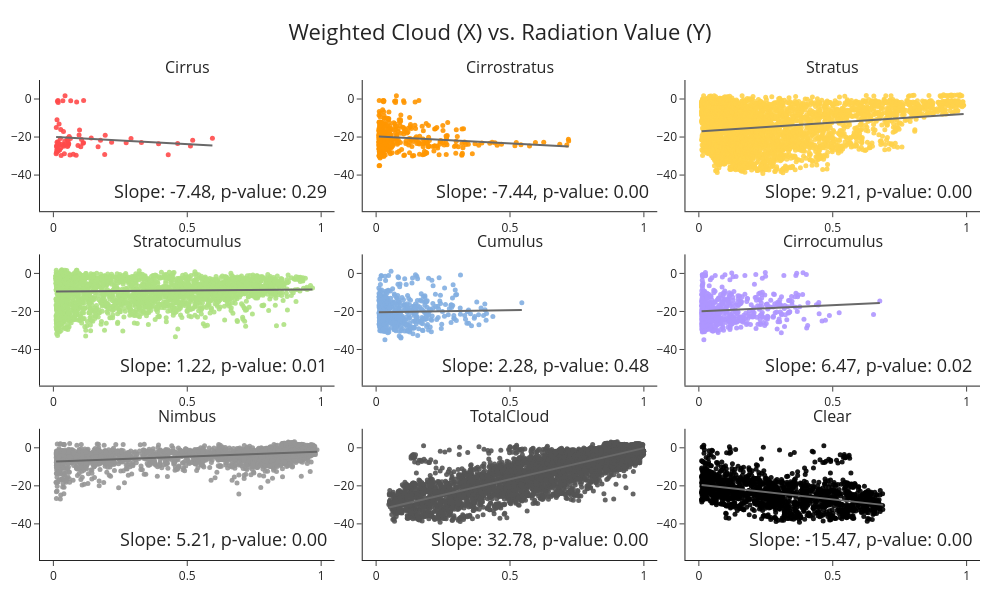

Write notebook code for a chart like this one.
### Code cell
y_var = 'Radiation Value'
# y_var = 'Temperature(C)'
# y_var = 'Absolute_Humidity(g/m^3)'

fig = make_subplots(
    rows=3, cols=3,
    shared_xaxes=False, shared_yaxes=False,
    horizontal_spacing=0.03, vertical_spacing=0.09,
    subplot_titles=[f.replace('_weighted', '') for f in features]
)

for idx, x_var in enumerate(features):
    row = (idx // 3) + 1
    col = (idx % 3) + 1
    x = df[x_var]
    y = df[y_var]
    mask = x > 0.01
    x = x[mask]
    y = y[mask]
    fig.add_trace(
        go.Scatter(
            x=x,
            y=y,
            mode='markers',
            marker=dict(size=5, opacity=0.9, color=colors[idx]),
            name=f'{x_var} vs {y_var}',
            showlegend=False
        ),
        row=row, col=col
    )
    temp_df = pd.DataFrame({'x': x, 'y': y}).dropna()
    x_clean = temp_df['x']
    y_clean = temp_df['y']
    if len(x_clean) > 1:
        slope, intercept, r_value, p_value, std_err = linregress(x_clean, y_clean)

        x_range = np.array([x_clean.min(), x_clean.max()])
        y_range = slope * x_range + intercept
        
        fig.add_trace(
            go.Scatter(
                x=x_range,
                y=y_range,
                mode='lines',
                line=dict(color='dimgrey', width=2),
                name='Regression Line'
            ),
            row=row,
            col=col
        )
        fig.add_annotation(
            x=0.98, y=0.05,
            xref="x domain",
            yref="y domain",
            text=f"Slope: {slope:.2f}, p-value: {p_value:.2f}",
            showarrow=False,
            row=row, col=col,
            align='right',
            font=dict(size=18),
            bgcolor="rgba(255, 255, 255, 0.5)"
        )

    fig.update_xaxes(range=[-0.05, 1.05], row=row, col=col)
    fig.update_yaxes(title_text=None, row=row, col=col)

if y_var == 'Radiation Value':
    fig.update_yaxes(range=[-59, 10])
elif y_var == 'Temperature(C)':
    fig.update_yaxes(range=[0, 30])    
elif y_var == 'Absolute_Humidity(g/m^3)':
    fig.update_yaxes(range=[-2, 25])

fig.update_layout(
    height=600,
    width=1000,
    title=dict(
        text=f'Weighted Cloud (X) vs. {y_var} (Y)',
        x=0.5,
        xanchor='center',
        font=dict(size=22)
    ),
    showlegend=False,
    margin=dict(r=20, l=40, t=80, b=40),
    template='simple_white'
)
fig.show()

### Figure 1 — Plotly figure (JSON) as saved in the notebook; plotly's stock layout.template omitted (floating-point values rounded to 4 significant figures; data arrays with more than 128 entries replaced by an {"elided": "..."} marker saying what was removed)
{"data": [{"marker": {"color": "#FF4B4B", "opacity": 0.9, "size": 5}, "mode": "markers", "name": "Cirrus_weighted vs Radiation Value", "showlegend": false, "type": "scatter", "x": [0.0573, 0.017, 0.0549, 0.0404, 0.1105, 0.1935, 0.0136, 0.0977, 0.0918, 0.0635, 0.1669, 0.176, 0.0535, 0.0959, 0.0146, 0.0128, 0.062, 0.0233, 0.0289, 0.0176, 0.085, 0.1916, 0.012, 0.4289, 0.0102, 0.041, 0.0743, 0.0277, 0.0548, 0.0381, 0.0212, 0.0184, 0.0426, 0.0553, 0.0263, 0.2899, 0.0354, 0.0647, 0.0172, 0.1024, 0.0131, 0.0138, 0.1129, 0.0435, 0.105, 0.1413, 0.0113, 0.0525, 0.0109, 0.0377, 0.0274, 0.0213, 0.0135, 0.0591, 0.2718, 0.3288, 0.2174, 0.5202, 0.4641, 0.0388, 0.3928, 0.0172, 0.5119, 0.0526, 0.5939, 0.1126, 0.019, 0.03, 0.0868, 0.0179, 0.0153], "xaxis": "x", "y": [-23.51, -22.49, -22.46, -23.98, -23.33, -19.07, -22.7, -16.28, -24.47, -20.78, -25.14, -21.67, -20.62, -18.88, -24.43, -26.74, -29.44, -26.86, -29.69, -27.34, -29.58, -29.16, -28.13, -29.29, -28.84, -28.81, -29.09, -25.8, -24.39, -24.87, -23.82, -22.98, -22.16, -23.64, -20.71, -20.72, -0.8479, -0.8548, -0.8308, -25.15, -25.25, -27.41, -0.726, 1.748, -21.33, -20.48, -24.67, -24.92, -15.0, -17.02, -16.04, -13.09, -10.95, -19.76, -23.02, -22.88, -22.75, -21.69, -23.33, -24.32, -23.55, -24.36, -24.77, -21.54, -20.69, -23.0, -24.16, -23.75, -1.564, -1.807, -1.113], "yaxis": "y"}, {"line": {"color": "dimgrey", "width": 2}, "mode": "lines", "name": "Regression Line", "type": "scatter", "x": [0.0102, 0.5939], "xaxis": "x", "y": [-20.04, -24.41], "yaxis": "y"}, {"marker": {"color": "#FF9600", "opacity": 0.9, "size": 5}, "mode": "markers", "name": "Cirrostratus_weighted vs Radiation Value", "showlegend": false, "type": "scatter", "x": {"elided": "364 float values"}, "xaxis": "x2", "y": {"elided": "364 float values"}, "yaxis": "y2"}, {"line": {"color": "dimgrey", "width": 2}, "mode": "lines", "name": "Regression Line", "type": "scatter", "x": [0.0102, 0.7191], "xaxis": "x2", "y": [-19.65, -24.92], "yaxis": "y2"}, {"marker": {"color": "#FFD24B", "opacity": 0.9, "size": 5}, "mode": "markers", "name": "Stratus_weighted vs Radiation Value", "showlegend": false, "type": "scatter", "x": {"elided": "3959 float values"}, "xaxis": "x3", "y": {"elided": "3959 float values"}, "yaxis": "y3"}, {"line": {"color": "dimgrey", "width": 2}, "mode": "lines", "name": "Regression Line", "type": "scatter", "x": [0.0101, 0.9889], "xaxis": "x3", "y": [-16.89, -7.876], "yaxis": "y3"}, {"marker": {"color": "#AFE182", "opacity": 0.9, "size": 5}, "mode": "markers", "name": "Stratocumulus_weighted vs Radiation Value", "showlegend": false, "type": "scatter", "x": {"elided": "2650 float values"}, "xaxis": "x4", "y": {"elided": "2650 float values"}, "yaxis": "y4"}, {"line": {"color": "dimgrey", "width": 2}, "mode": "lines", "name": "Regression Line", "type": "scatter", "x": [0.0101, 0.9677], "xaxis": "x4", "y": [-9.561, -8.394], "yaxis": "y4"}, {"marker": {"color": "#82AFE1", "opacity": 0.9, "size": 5}, "mode": "markers", "name": "Cumulus_weighted vs Radiation Value", "showlegend": false, "type": "scatter", "x": {"elided": "504 float values"}, "xaxis": "x5", "y": {"elided": "504 float values"}, "yaxis": "y5"}, {"line": {"color": "dimgrey", "width": 2}, "mode": "lines", "name": "Regression Line", "type": "scatter", "x": [0.0102, 0.5442], "xaxis": "x5", "y": [-20.43, -19.21], "yaxis": "y5"}, {"marker": {"color": "#AF96FF", "opacity": 0.9, "size": 5}, "mode": "markers", "name": "Cirrocumulus_weighted vs Radiation Value", "showlegend": false, "type": "scatter", "x": {"elided": "525 float values"}, "xaxis": "x6", "y": {"elided": "525 float values"}, "yaxis": "y6"}, {"line": {"color": "dimgrey", "width": 2}, "mode": "lines", "name": "Regression Line", "type": "scatter", "x": [0.0101, 0.6758], "xaxis": "x6", "y": [-19.86, -15.55], "yaxis": "y6"}, {"marker": {"color": "#969696", "opacity": 0.9, "size": 5}, "mode": "markers", "name": "Nimbus_weighted vs Radiation Value", "showlegend": false, "type": "scatter", "x": {"elided": "3287 float values"}, "xaxis": "x7", "y": {"elided": "3287 float values"}, "yaxis": "y7"}, {"line": {"color": "dimgrey", "width": 2}, "mode": "lines", "name": "Regression Line", "type": "scatter", "x": [0.0101, 0.9846], "xaxis": "x7", "y": [-7.159, -2.081], "yaxis": "y7"}, {"marker": {"color": "#555555", "opacity": 0.9, "size": 5}, "mode": "markers", "name": "TotalCloud_weighted vs Radiation Value", "showlegend": false, "type": "scatter", "x": {"elided": "6330 float values"}, "xaxis": "x8", "y": {"elided": "6330 float values"}, "yaxis": "y8"}, {"line": {"color": "dimgrey", "width": 2}, "mode": "lines", "name": "Regression Line", "type": "scatter", "x": [0.0475, 0.9993], "xaxis": "x8", "y": [-31.36, -0.1606], "yaxis": "y8"}, {"marker": {"color": "#000000", "opacity": 0.9, "size": 5}, "mode": "markers", "name": "Clear_weighted vs Radiation Value", "showlegend": false, "type": "scatter", "x": {"elided": "1577 float values"}, "xaxis": "x9", "y": {"elided": "1577 float values"}, "yaxis": "y9"}, {"line": {"color": "dimgrey", "width": 2}, "mode": "lines", "name": "Regression Line", "type": "scatter", "x": [0.0102, 0.687], "xaxis": "x9", "y": [-19.54, -30.01], "yaxis": "y9"}], "layout": {"annotations": [{"font": {"size": 16}, "showarrow": false, "text": "Cirrus", "x": 0.1567, "xanchor": "center", "xref": "paper", "y": 1, "yanchor": "bottom", "yref": "paper"}, {"font": {"size": 16}, "showarrow": false, "text": "Cirrostratus", "x": 0.5, "xanchor": "center", "xref": "paper", "y": 1, "yanchor": "bottom", "yref": "paper"}, {"font": {"size": 16}, "showarrow": false, "text": "Stratus", "x": 0.8433, "xanchor": "center", "xref": "paper", "y": 1, "yanchor": "bottom", "yref": "paper"}, {"font": {"size": 16}, "showarrow": false, "text": "Stratocumulus", "x": 0.1567, "xanchor": "center", "xref": "paper", "y": 0.6367, "yanchor": "bottom", "yref": "paper"}, {"font": {"size": 16}, "showarrow": false, "text": "Cumulus", "x": 0.5, "xanchor": "center", "xref": "paper", "y": 0.6367, "yanchor": "bottom", "yref": "paper"}, {"font": {"size": 16}, "showarrow": false, "text": "Cirrocumulus", "x": 0.8433, "xanchor": "center", "xref": "paper", "y": 0.6367, "yanchor": "bottom", "yref": "paper"}, {"font": {"size": 16}, "showarrow": false, "text": "Nimbus", "x": 0.1567, "xanchor": "center", "xref": "paper", "y": 0.2733, "yanchor": "bottom", "yref": "paper"}, {"font": {"size": 16}, "showarrow": false, "text": "TotalCloud", "x": 0.5, "xanchor": "center", "xref": "paper", "y": 0.2733, "yanchor": "bottom", "yref": "paper"}, {"font": {"size": 16}, "showarrow": false, "text": "Clear", "x": 0.8433, "xanchor": "center", "xref": "paper", "y": 0.2733, "yanchor": "bottom", "yref": "paper"}, {"align": "right", "bgcolor": "rgba(255, 255, 255, 0.5)", "font": {"size": 18}, "showarrow": false, "text": "Slope: -7.48, p-value: 0.29", "x": 0.98, "xref": "x domain", "y": 0.05, "yref": "y domain"}, {"align": "right", "bgcolor": "rgba(255, 255, 255, 0.5)", "font": {"size": 18}, "showarrow": false, "text": "Slope: -7.44, p-value: 0.00", "x": 0.98, "xref": "x2 domain", "y": 0.05, "yref": "y2 domain"}, {"align": "right", "bgcolor": "rgba(255, 255, 255, 0.5)", "font": {"size": 18}, "showarrow": false, "text": "Slope: 9.21, p-value: 0.00", "x": 0.98, "xref": "x3 domain", "y": 0.05, "yref": "y3 domain"}, {"align": "right", "bgcolor": "rgba(255, 255, 255, 0.5)", "font": {"size": 18}, "showarrow": false, "text": "Slope: 1.22, p-value: 0.01", "x": 0.98, "xref": "x4 domain", "y": 0.05, "yref": "y4 domain"}, {"align": "right", "bgcolor": "rgba(255, 255, 255, 0.5)", "font": {"size": 18}, "showarrow": false, "text": "Slope: 2.28, p-value: 0.48", "x": 0.98, "xref": "x5 domain", "y": 0.05, "yref": "y5 domain"}, {"align": "right", "bgcolor": "rgba(255, 255, 255, 0.5)", "font": {"size": 18}, "showarrow": false, "text": "Slope: 6.47, p-value: 0.02", "x": 0.98, "xref": "x6 domain", "y": 0.05, "yref": "y6 domain"}, {"align": "right", "bgcolor": "rgba(255, 255, 255, 0.5)", "font": {"size": 18}, "showarrow": false, "text": "Slope: 5.21, p-value: 0.00", "x": 0.98, "xref": "x7 domain", "y": 0.05, "yref": "y7 domain"}, {"align": "right", "bgcolor": "rgba(255, 255, 255, 0.5)", "font": {"size": 18}, "showarrow": false, "text": "Slope: 32.78, p-value: 0.00", "x": 0.98, "xref": "x8 domain", "y": 0.05, "yref": "y8 domain"}, {"align": "right", "bgcolor": "rgba(255, 255, 255, 0.5)", "font": {"size": 18}, "showarrow": false, "text": "Slope: -15.47, p-value: 0.00", "x": 0.98, "xref": "x9 domain", "y": 0.05, "yref": "y9 domain"}], "height": 600, "margin": {"b": 40, "l": 40, "r": 20, "t": 80}, "showlegend": false, "title": {"font": {"size": 22}, "text": "Weighted Cloud (X) vs. Radiation Value (Y)", "x": 0.5, "xanchor": "center"}, "width": 1000, "xaxis": {"anchor": "y", "domain": [0, 0.3133], "range": [-0.05, 1.05]}, "xaxis2": {"anchor": "y2", "domain": [0.3433, 0.6567], "range": [-0.05, 1.05]}, "xaxis3": {"anchor": "y3", "domain": [0.6867, 1.0], "range": [-0.05, 1.05]}, "xaxis4": {"anchor": "y4", "domain": [0, 0.3133], "range": [-0.05, 1.05]}, "xaxis5": {"anchor": "y5", "domain": [0.3433, 0.6567], "range": [-0.05, 1.05]}, "xaxis6": {"anchor": "y6", "domain": [0.6867, 1.0], "range": [-0.05, 1.05]}, "xaxis7": {"anchor": "y7", "domain": [0, 0.3133], "range": [-0.05, 1.05]}, "xaxis8": {"anchor": "y8", "domain": [0.3433, 0.6567], "range": [-0.05, 1.05]}, "xaxis9": {"anchor": "y9", "domain": [0.6867, 1.0], "range": [-0.05, 1.05]}, "yaxis": {"anchor": "x", "domain": [0.7267, 1], "range": [-59, 10]}, "yaxis2": {"anchor": "x2", "domain": [0.7267, 1], "range": [-59, 10]}, "yaxis3": {"anchor": "x3", "domain": [0.7267, 1], "range": [-59, 10]}, "yaxis4": {"anchor": "x4", "domain": [0.3633, 0.6367], "range": [-59, 10]}, "yaxis5": {"anchor": "x5", "domain": [0.3633, 0.6367], "range": [-59, 10]}, "yaxis6": {"anchor": "x6", "domain": [0.3633, 0.6367], "range": [-59, 10]}, "yaxis7": {"anchor": "x7", "domain": [0, 0.2733], "range": [-59, 10]}, "yaxis8": {"anchor": "x8", "domain": [0, 0.2733], "range": [-59, 10]}, "yaxis9": {"anchor": "x9", "domain": [0, 0.2733], "range": [-59, 10]}}}
